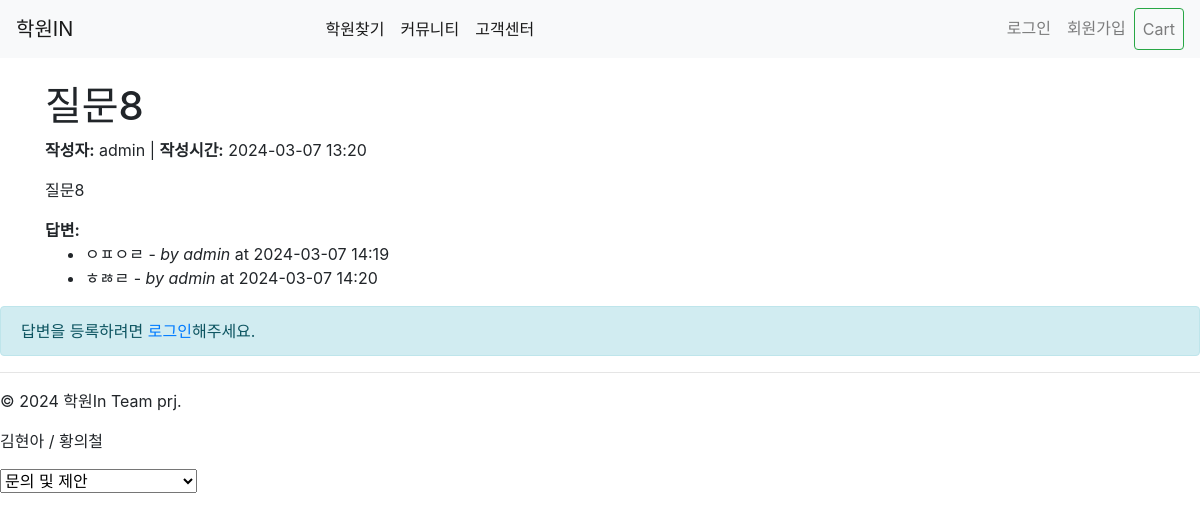
The app's page /question/8/, older data.
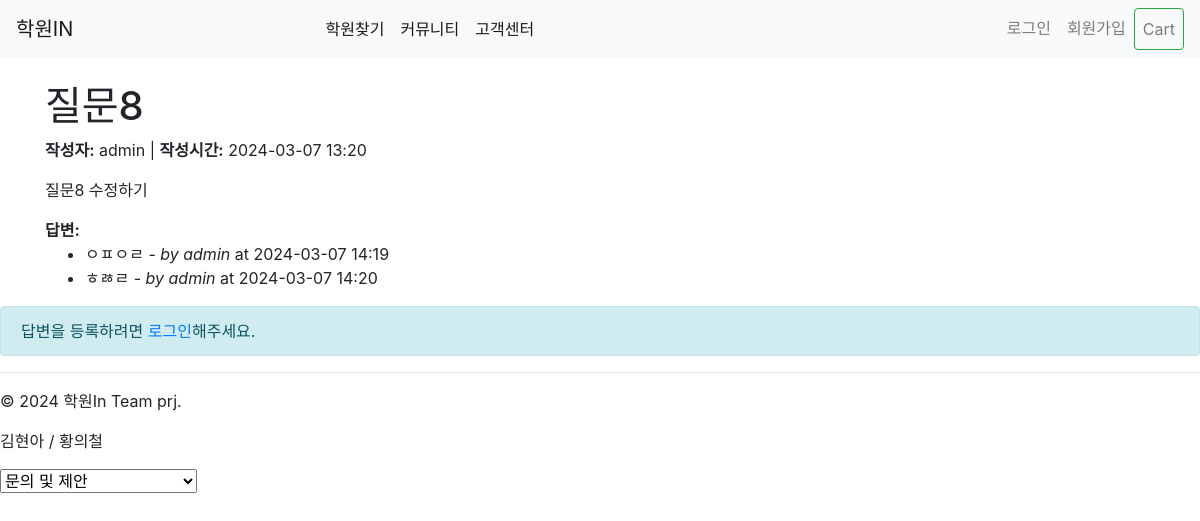
The same page, newer data.
### cs/models.py (models this page shows, shortened)
class Question(models.Model):
    author = models.ForeignKey(User, on_delete=models.CASCADE, null=True, blank=True, related_name='questions')
    photo = models.ImageField(upload_to='cs_photo/%Y/%m/%d', null=True, blank=True)
    subject = models.CharField(max_length=200)
    content = models.TextField()
    created = models.DateTimeField(auto_now_add=True)
    updated = models.DateTimeField(auto_now=True)
    class Meta:
        ordering = ['-updated']

### cs/views.py (the view)
# urls.py: path('<int:question_id>/', question_detail, name='question_detail'),
def question_detail(request, question_id):
    question = get_object_or_404(Question, pk=question_id)
    form = AnswerForm()  # 답변 등록 폼 인스턴스 생성
    return render(request, 'cs/question_detail.html', {'question_detail': question, 'form': form})

### cs/forms.py
class AnswerForm(forms.ModelForm):
    class Meta:
        model = Answer
        fields = ['content']
        widgets = {
            'content': forms.Textarea(attrs={'placeholder': '내용을 입력하세요.', 'class': 'form-control', 'rows': 5}),
        }
        labels = {
            'content': '답변내용',
        }

### cs/templates/cs/question_detail.html (shortened to what this page needs)
{% extends 'base.html' %}
{% block content %}
<div class="container mt-4">
    <h1>{{ question_detail.subject }}</h1>
    <p>
        {% if question_detail.author %}
            <strong>작성자:</strong> {{ question_detail.author.username }}
        {% else %}
            <strong>작성자:</strong> 익명
        {% endif %}
        | <strong>작성시간:</strong> {{ question_detail.created|date:"Y-m-d H:i" }}
    </p>
    <p>{{ question_detail.content }}</p>
    <div class="mt-3">
        <strong>답변:</strong>
        <ul>
            {% for answer in question_detail.answers.all %}
                <li>
                    {{ answer.content }} - <em>by {{ answer.author.username }}</em> at {{ answer.created|date:"Y-m-d H:i" }}
                </li>
            {% endfor %}
        </ul>
    </div>
</div>
{% if user.is_authenticated %}
<form action="{% url 'cs:answer_create' question_detail.id %}" method="post" class="my-3">
    {% csrf_token %}
    {% if form.non_field_errors %}
    <div class="alert alert-danger" role="alert">
        {{ form.non_field_errors }}
    </div>
    {% endif %}
    {% for field in form %}
        <div class="form-group{% if field.errors %} has-danger{% endif %}">
            {{ field.label_tag }}
            {{ field }}
            {% for error in field.errors %}
                <div class="alert alert-danger" role="alert">
                    {{ error }}
                </div>
            {% endfor %}
        </div>
    {% endfor %}
    <button type="submit" class="btn btn-primary">답변등록</button>
</form>
{% else %}
<div class="alert alert-info" role="alert">
    답변을 등록하려면 <a href="{% url 'login' %}">로그인</a>해주세요.
</div>
{% endif %}
{% endblock %}

Row changes from the older to the newer data that the page shows:
changed Question "질문8": content "질문8" → "질문8 수정하기"
